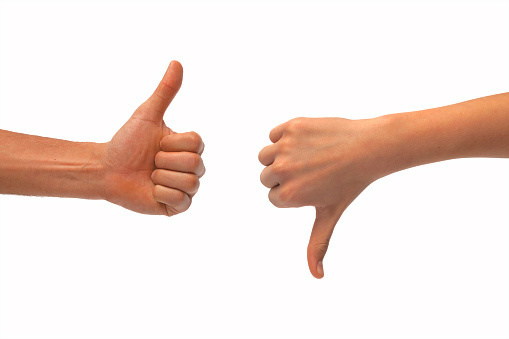
#> input picture 1_3_Types_of_Features_Image_Segmentation/images/thumbs_up_down.jpg, 509 x 339 px
$ jupyter execute '2. Contour detection and features.ipynb'   (shell and % lines are left out)   (older library calls are emulated)
#> lines starting #> are read from the running program, lines starting #| are printed output that depends on the picture; after the words box and inside, x2 and y2 are one past the last pixel; in counts of white or black regions, pixels touching at a corner belong together; long printed decimals are rounded
# Finding Contours

### Import resources and display image

[cell 1]
from google.colab import drive
drive.mount('/content/drive')

[cell 2]
%cd '/content/drive/MyDrive/Udacity/Computer Vision Nanodegree/CVND_Exercises/1_3_Types_of_Features_Image_Segmentation'

[cell 3]
import numpy as np
import matplotlib.pyplot as plt
import cv2


# Read in the image
image = cv2.imread('images/thumbs_up_down.jpg')
#> image is the input picture: shape (339, 509, 3); mean B, G, R 221.7, 227.3, 242.6

# Change color to RGB (from BGR)
image = cv2.cvtColor(image, cv2.COLOR_BGR2RGB)

plt.imshow(image)

### Produce a binary image for finding contours

[cell 4]
# Convert to grayscale
gray = cv2.cvtColor(image,cv2.COLOR_RGB2GRAY)
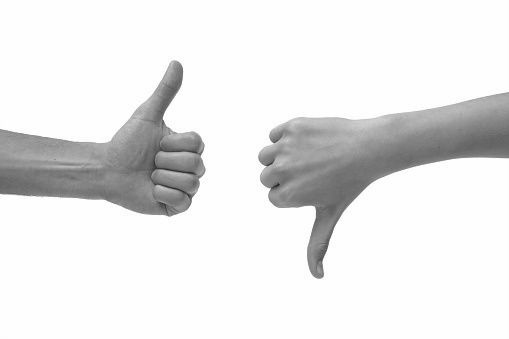
#> gray: shape (339, 509); min 32, max 255, mean 231.4

# Create a binary thresholded image
retval, binary = cv2.threshold(gray, 225, 255, cv2.THRESH_BINARY_INV)
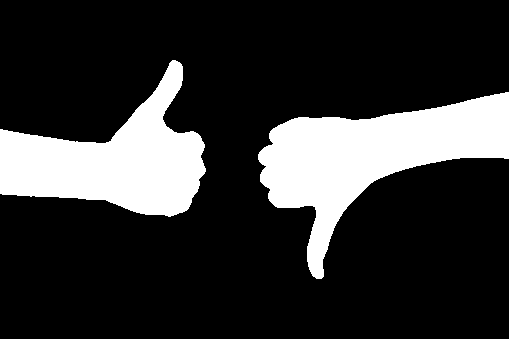
#> binary: shape (339, 509); 19.8% white; 2 white regions

plt.imshow(binary, cmap='gray')

### Find and draw the contours

[cell 5]
# Find contours from thresholded, binary image
# (Note: takes in our binary image, then a contour retrieval mode which we'll have as a tree, and third,
# is the contour approximation method which we'll put as a simple chain and the outputs are list of
# contours in the hierarchy. The hierarchy is useful if we have many contours nested within one another.
# The hierarchy defines their relationship to one)

# retval, contours, hierarchy = cv2.findContours(binary, cv2.RETR_TREE, cv2.CHAIN_APPROX_SIMPLE)
contours, hierarchy = cv2.findContours(binary, cv2.RETR_TREE, cv2.CHAIN_APPROX_SIMPLE)
#> contours = 2 contours; box (x1, y1, x2, y2) and area: (258, 92, 509, 279) 18140, (0, 60, 206, 217) 15366

# Draw all contours on a copy of the original image
contours_image = np.copy(image)

# (Note: This takes in the copy of original image followed by the list of contours then which contours
# to display. Negative one (-1) means all of the contours. And finally the color and size we want the contours
# to be, will have them be a thin green line.)
contours_image = cv2.drawContours(contours_image, contours, -1, (0,255,0), 3)

plt.imshow(contours_image)

## Contour Features

Every contour has a number of features that you can calculate, including the area of the contour, it's orientation (the direction that most of the contour is pointing in), it's perimeter, and many other properties outlined in [OpenCV documentation, here](http://opencv-python-tutroals.readthedocs.io/en/latest/py_tutorials/py_imgproc/py_contours/py_contour_properties/py_contour_properties.html).

In the next cell, you'll be asked to identify the orientations of both the left and right hand contours. The orientation should give you an idea of which hand has its thumb up and which one has its thumb down!

### Orientation

The orientation of an object is the angle at which an object is directed. To find the angle of a contour, you should first find an ellipse that fits the contour and then extract the `angle` from that shape.

```python
# Fit an ellipse to a contour and extract the angle from that ellipse
(x,y), (MA,ma), angle = cv2.fitEllipse(selected_contour)
```

**Orientation values**

These orientation values are in degrees measured from the x-axis. A value of zero means a flat line, and a value of 90 means that a contour is pointing straight up!

So, the orientation angles that you calculated for each contour should be able to tell us something about the general position of the hand. The hand with it's thumb up, should have a higher (closer to 90 degrees) orientation than the hand with it's thumb down.

### TODO: Find the orientation of each contour

[cell 6]
# Note: Additional rough work
(centx,centy), (width,height), angle = cv2.fitEllipse(contours[0])
#> centx = 355.8; centy = 165.5; width = 142.2; height = 254.6; angle = 61.36
contours_image = cv2.ellipse(contours_image, (int(centx),int(centy)), (int(width), int(height)), angle, 0, 360, (0,0,255), 1)
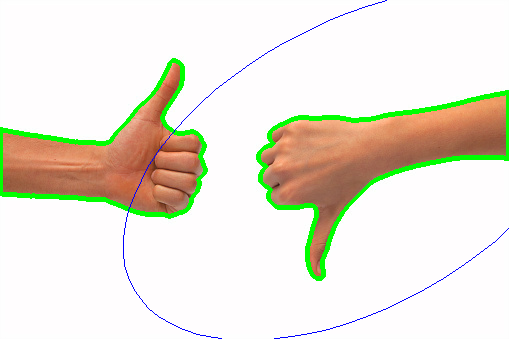
#> contours_image: shape (339, 509, 3); mean R, G, B 233.3, 229.1, 215.6

plt.imshow(contours_image)

[cell 7]
## COMPLETED: Complete this function so that
## it returns the orientations of a list of contours
## The list should be in the same order as the contours
## i.e. the first angle should be the orientation of the first contour
def orientations(contours):
    """
    Orientation
    :param contours: a list of contours
    :return: angles, the orientations of the contours
    """

    # Create an empty list to store the angles in
    # Tip: Use angles.append(value) to add values to this list
    angles = []

    for contour in [1, 0]: #range(len(contours)):
      # Fit an ellipse to a contour and extract the angle from that ellipse
      (x,y), (MA,ma), angle = cv2.fitEllipse(contours[contour])
      angles.append(angle)

    return angles


# ---------------------------------------------------------- #
# Print out the orientation values
angles = orientations(contours)
#> the loop in orientations, `for contour in [1, 0]:` made 2 passes
#> (x, y, MA, ma, angle) on passes 1 to 2: (119.2, 147.6, 152.1, 191.4, 82.28), (355.8, 165.5, 142.2, 254.6, 61.36)
#> after the loop in orientations, `for contour in [1, 0]:`: angles = [82.28, 61.36]
#> angles = [82.28, 61.36]
print('Angles of each contour (in degrees): ' + str(angles))
#| Angles of each contour (in degrees): [82.276, 61.358]

### Bounding Rectangle

In the next cell, you'll be asked to find the bounding rectangle around the *left* hand contour, which has its thumb up, then use that bounding rectangle to crop the image and better focus on that one hand!

```python
# Find the bounding rectangle of a selected contour
x,y,w,h = cv2.boundingRect(selected_contour)

# Draw the bounding rectangle as a purple box
box_image = cv2.rectangle(contours_image, (x,y), (x+w,y+h), (200,0,200),2)
```

And to crop the image, select the correct width and height of the image to include.

```python
# Crop using the dimensions of the bounding rectangle (x, y, w, h)
cropped_image = image[y: y + h, x: x + w]
```

### TODO: Crop the image around a contour

[cell 8]
## COMPLETED: Complete this function so that
## it returns a new, cropped version of the original image
def left_hand_crop(image, selected_contour):
    """
    Left hand crop
    :param image: the original image
    :param selectec_contour: the contour that will be used for cropping
    :return: cropped_image, the cropped image around the left hand
    """

    ## COMPLETED: Detect the bounding rectangle of the left hand contour
    # Find the bounding rectangle of a selected contour
    x,y,w,h = cv2.boundingRect(selected_contour)

    ## COMPLETED: Crop the image using the dimensions of the bounding rectangle
    # Make a copy of the image to crop
    cropped_image = np.copy(image)
    # Crop using the dimensions of the bounding rectangle (x, y, w, h)
    #cropped_image = image[y: y + h, x: x + w]
    cropped_image = cropped_image[y: y + h, x: x + w]

    return cropped_image


## COMPLETED: Select the left hand contour from the list
## Replace this value
selected_contour = contours[1]
#> selected_contour = contour of 245 points, box (x1, y1, x2, y2) (0, 60, 206, 217), area 15366


# ---------------------------------------------------------- #
# If you've selected a contour
if(selected_contour is not None):
    # Call the crop function with that contour passed in as a parameter
    cropped_image = left_hand_crop(image, selected_contour)
#> in left_hand_crop, `x,y,w,h = cv2.boundingRect(selected_contour)`: x = 0; y = 60; w = 206; h = 157
#> in left_hand_crop, `cropped_image = cropped_image[y: y + h, x: x + w]`:
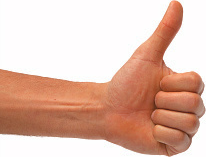
#> cropped_image: shape (157, 206, 3); mean R, G, B 224.7, 188.1, 173.3
    plt.imshow(cropped_image)
